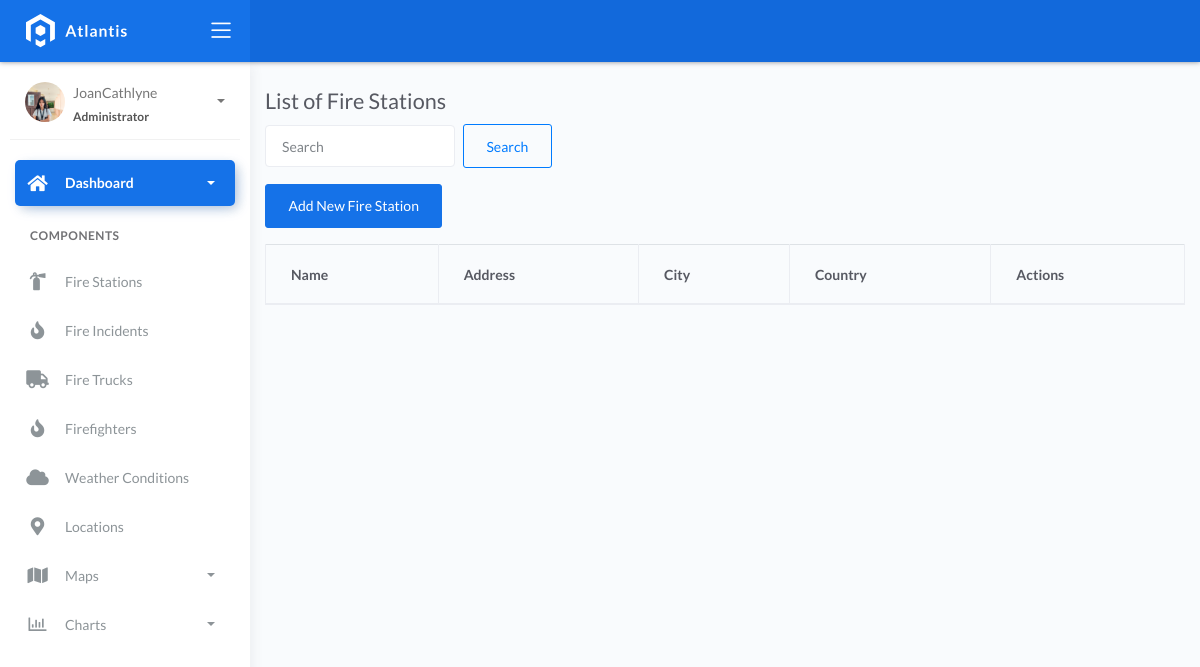
The app's page /fire-stations/, older data.
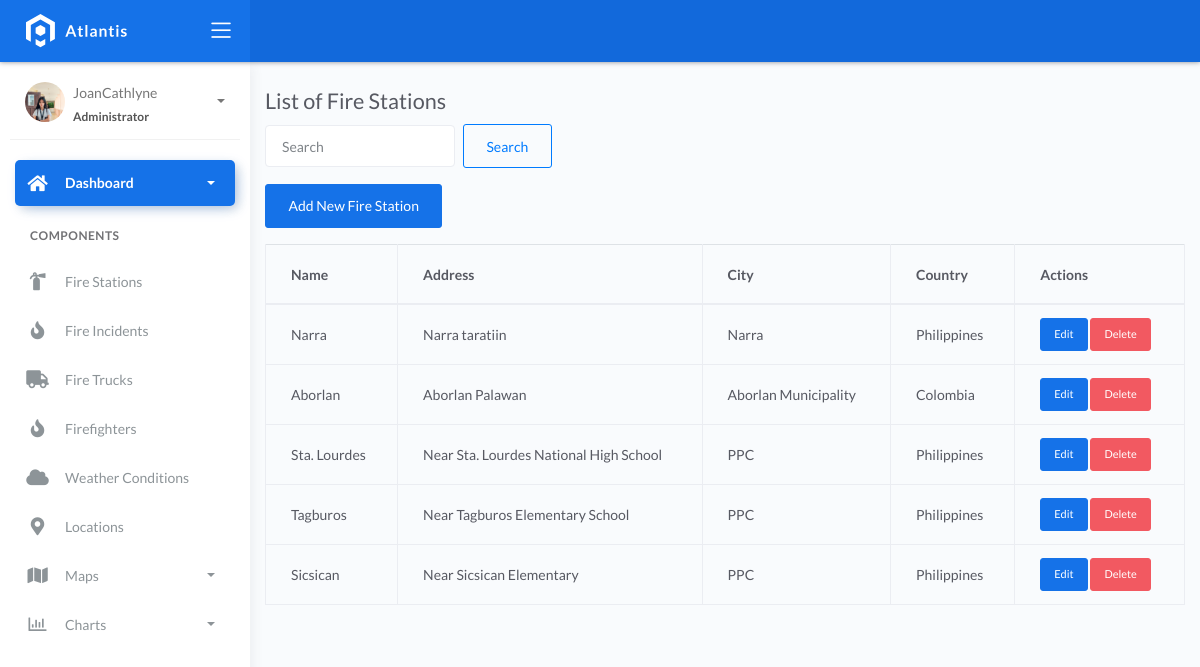
The same page, newer data.
### fire/models.py (models this page shows, shortened)
class BaseModel(models.Model):
    created_at = models.DateTimeField(auto_now_add=True, db_index=True)
    updated_at = models.DateTimeField(auto_now=True)
    class Meta:
        abstract = True

class FireStation(BaseModel):
    name = models.CharField(max_length=150)
    latitude = models.DecimalField(
        max_digits=22, decimal_places=16, null=True, blank=True)
    longitude = models.DecimalField(
        max_digits=22, decimal_places=16, null=True, blank=True)
    address = models.CharField(max_length=150)
    city = models.CharField(max_length=150)  # can be in separate table
    country = models.CharField(max_length=150)  # can be in separate table

### fire/views.py (the view, shortened to what this page needs)
# urls.py: path('fire-stations/', FireStationListView.as_view(), name='fire_station_list'),
class FireStationListView(ListView):
    model = FireStation
    context_object_name = 'stations'
    template_name = 'fire_station_list.html'
    paginate_by = 5
    def get_queryset(self, *args, **kwargs):
        qs = super().get_queryset(*args, **kwargs)
        return qs.order_by('id')

### templates/fire_station_list.html (shortened to what this page needs)
{% extends 'base.html' %}
{% block content %}
<div class="container">
  <div class="row">
    <div class="col-md-12">
      <h2 class="mt-4">List of Fire Stations</h2>
      <form method="get" class="form-inline mb-3">
        <input type="text" name="q" class="form-control mr-2" placeholder="Search" value="{{ request.GET.q }}">
        <button type="submit" class="btn btn-outline-primary">Search</button>
      </form>
      <a href="{% url 'fire_station_create' %}" class="btn btn-primary mb-3">Add New Fire Station</a>
      <table class="table table-bordered">
        <thead>
          <tr>
            <th>Name</th>
            <th>Address</th>
            <th>City</th>
            <th>Country</th>
            <th>Actions</th>
          </tr>
        </thead>
        <tbody>
          {% for station in stations %}
          <tr>
            <td>{{ station.name }}</td>
            <td>{{ station.address }}</td>
            <td>{{ station.city }}</td>
            <td>{{ station.country }}</td>
            <td>
              <a href="{% url 'fire_station_update' station.pk %}" class="btn btn-sm btn-primary">Edit</a>
              <a href="{% url 'fire_station_delete' station.pk %}" class="btn btn-sm btn-danger">Delete</a>
            </td>
          </tr>
          {% endfor %}
        </tbody>
      </table>
    </div>
  </div>
</div>
{% endblock %}

### templates/base.html (shortened to what this page needs)
{% load static %}
<!DOCTYPE html>
<html lang="en">
  <head>
    <link rel="stylesheet" href="{% static 'css/bootstrap.min.css' %}" />
    <link rel="stylesheet" href="{% static 'css/atlantis.min.css' %}" />
    <link rel="stylesheet" href="{% static 'css/demo.css' %}" />
  </head>
  <body>
    <div class="wrapper">
      <div class="main-header">
        <div class="logo-header" data-background-color="blue">
          <a href="index.html" class="logo">
            <img src="{% static 'img/logo.svg' %}" alt="navbar brand" class="navbar-brand" />
          </a>
          <div class="nav-toggle">
            <button class="btn btn-toggle toggle-sidebar">
              <i class="icon-menu"></i>
            </button>
          </div>
        </div>
        <nav class="navbar navbar-header navbar-expand-lg" data-background-color="blue2">
        </nav>
      </div>
      <div class="sidebar sidebar-style-2">
        <div class="sidebar-wrapper scrollbar scrollbar-inner">
          <div class="sidebar-content">
            <div class="user">
              <div class="avatar-sm float-left mr-2">
                <img src="{% static 'img/pp.jpeg' %}" alt="..." class="avatar-img rounded-circle" />
              </div>
              <div class="info">
                <a data-toggle="collapse" href="#collapseExample" aria-expanded="true">
                  <span>
                    JoanCathlyne
                    <span class="user-level">Administrator</span>
                    <span class="caret"></span>
                  </span>
                </a>
              </div>
            </div>
            <ul class="nav nav-primary">
              <li class="nav-item active">
                <a data-toggle="collapse" href="#dashboard" class="collapsed" aria-expanded="false">
                  <i class="fas fa-home"></i>
                  <p>Dashboard</p>
                  <span class="caret"></span>
                </a>
              </li>
              <li class="nav-section">
                <h4 class="text-section">Components</h4>
              </li>
              <li class="nav-item">
                <a href="{% url 'fire_station_list' %}">
                  <i class="fas fa-fire-extinguisher"></i>
                  <p>Fire Stations</p>
                </a>
              </li>
              <li class="nav-item">
                <a href="{% url 'incident_list' %}">
                  <i class="fas fa-fire"></i>
                  <p>Fire Incidents</p>
                </a>
              </li>
              <li class="nav-item">
                <a href="{% url 'firetruck_list' %}">
                  <i class="fas fa-truck"></i>
                  <p>Fire Trucks</p>
                </a>
              </li>
              <li class="nav-item">
                <a href="{% url 'firefighter_list' %}">
                    <i class="fas fa-fire"></i>
                    <p>Firefighters</p>
                </a>
            </li>
            <li class="nav-item">
              <a href="{% url 'weatherconditions_list' %}">
                  <i class="fas fa-cloud"></i>
                  <p>Weather Conditions</p>
              </a>
          </li>
              <li class="nav-item">
                <a href="{% url 'location_list' %}">
                  <i class="fas fa-map-marker-alt"></i>
                  <p>Locations</p>
                </a>
              </li>
              <li class="nav-item">
                <a data-toggle="collapse" href="#maps">
                  <i class="fas fa-map"></i>
                  <p>Maps</p>
                  <span class="caret"></span>
                </a>
              </li>
              <li class="nav-item">
                <a data-toggle="collapse" href="#charts">
                  <i class="far fa-chart-bar"></i>
                  <p>Charts</p>
                  <span class="caret"></span>
                </a>
              </li>
            </ul>
          </div>
        </div>
      </div>
      <div class="main-panel">
        <div class="content">
          {% block content %}
          {% endblock %}
          </div>
        </div>
      </div>
  </body>
</html>

Row changes from the older to the newer data that the page shows:
added FireStation: name "Narra", address "Narra taratiin", city "Narra", country "Philippines"
added FireStation: name "Aborlan", address "Aborlan Palawan", city "Aborlan Municipality", country "Colombia"
added FireStation: name "Sta. Lourdes", address "Near Sta. Lourdes National High School", city "PPC", country "Philippines"
added FireStation: name "Tagburos", address "Near Tagburos Elementary School", city "PPC", country "Philippines"
added FireStation: name "Sicsican", address "Near Sicsican Elementary", city "PPC", country "Philippines"
